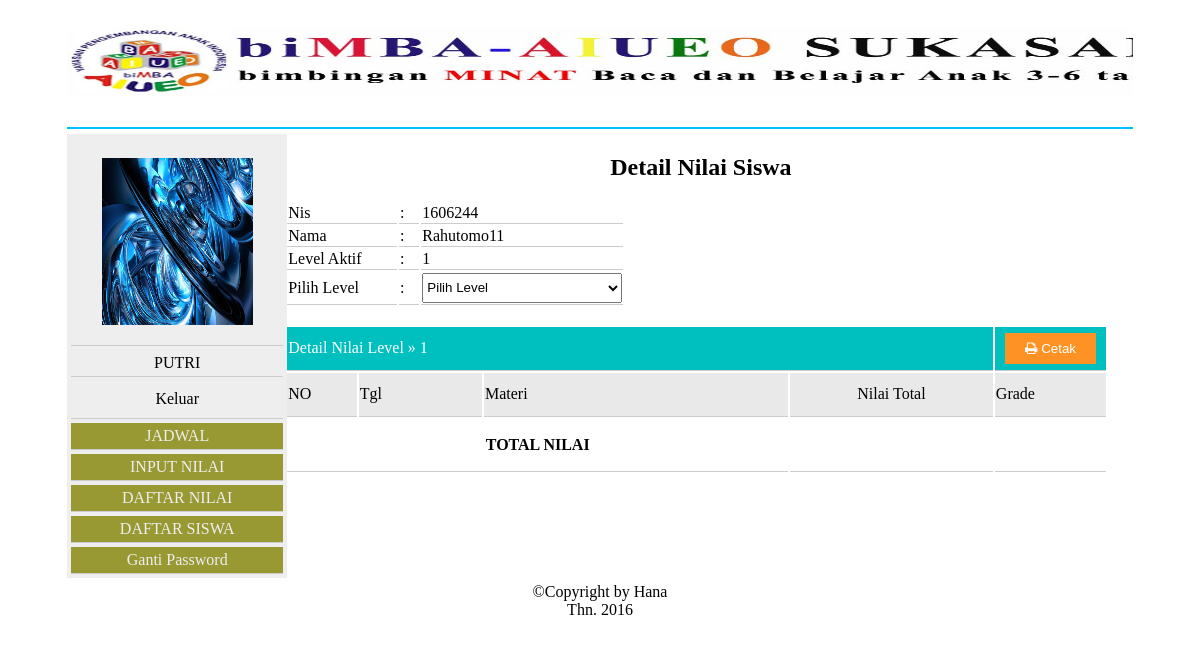
The page /guru/index.php?page=detail_nilai&nis=1606244 (signed in) on the database as committed earlier.
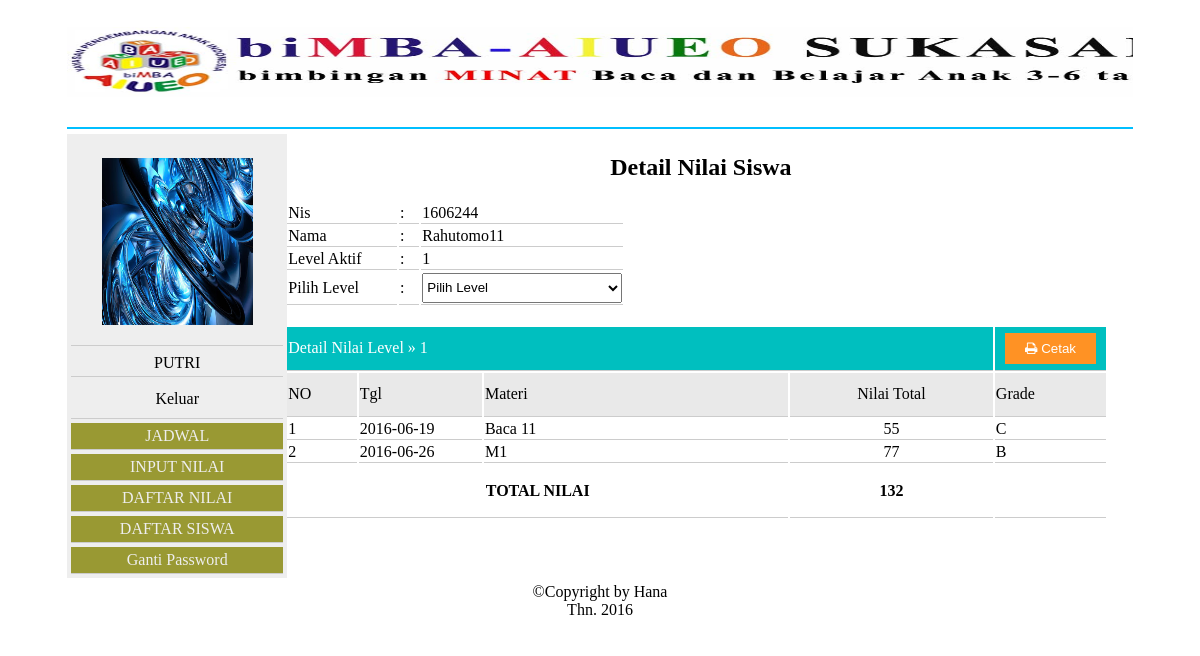
The same page on the database as committed later.
### tables this page shows
CREATE TABLE IF NOT EXISTS `siswa` (
  `nis` varchar(12) NOT NULL,
  `nm_siswa` varchar(25) NOT NULL,
  `tmptlahir_siswa` varchar(20) NOT NULL,
  `tgllahir_siswa` date NOT NULL,
  `jns_kel` enum('laki-laki','perempuan') NOT NULL,
  `agama` varchar(10) NOT NULL,
  `alamat` text NOT NULL,
  `foto` text NOT NULL,
  `nm_ayah` varchar(25) NOT NULL,
  `agama_ayah` varchar(10) NOT NULL,
  `krj_ayah` varchar(25) NOT NULL,
  `no_ayah` varchar(12) NOT NULL,
  `nm_ibu` varchar(25) NOT NULL,
  `agama_ibu` varchar(10) NOT NULL,
  `krj_ibu` varchar(25) NOT NULL,
  `no_ibu` varchar(12) NOT NULL,
  `id_level` int(11) NOT NULL,
  `id_admin` int(11) NOT NULL,
  `status` varchar(20) NOT NULL,
  PRIMARY KEY (`nis`)
);

CREATE TABLE IF NOT EXISTS `level` (
  `id_level` int(11) NOT NULL AUTO_INCREMENT,
  `tgl_input` datetime NOT NULL,
  `level` varchar(25) NOT NULL,
  `id_admin` int(11) NOT NULL,
  PRIMARY KEY (`id_level`)
);

CREATE TABLE IF NOT EXISTS `nilai` (
  `id_nilai` int(11) NOT NULL AUTO_INCREMENT,
  `tgl_input` date NOT NULL,
  `nip` varchar(15) NOT NULL,
  `nis` varchar(12) NOT NULL,
  `id_level` varchar(15) NOT NULL,
  `id_materi` varchar(12) NOT NULL,
  `jumlah_nilai` float NOT NULL,
  `grade` char(2) NOT NULL,
  `catatan` text NOT NULL,
  PRIMARY KEY (`id_nilai`)
);

CREATE TABLE IF NOT EXISTS `materi` (
  `id_materi` int(11) NOT NULL AUTO_INCREMENT,
  `tgl_input` date NOT NULL,
  `materi` varchar(25) NOT NULL,
  `id_admin` int(11) NOT NULL,
  `id_level` int(11) NOT NULL,
  PRIMARY KEY (`id_materi`)
);

### guru/detail_nilai.php (the view, shortened to what this page needs)
<h2 align="center">Detail Nilai Siswa</h2>
   <form action="laporan_nilai.php" method="post" target="new">
<div id="hdrbox">
<?php
  $nis=$_GET['nis'];
  $cari=mysql_query("select*from siswa a
  inner join level b on a.id_level=b.id_level
   where nis='$nis' LIMIT 1");
  while($row=mysql_fetch_array($cari)){
	  $nomor_level=$row['id_level'];
?>
<table width="340" border="0">
  <tr>
    <td width="136">Nis</td>
    <td width="24">:</td>
    <td width="158"><?php echo $row['nis'];?>
      <input type="hidden" name="nis" id="nis" value="<?php echo $row['nis'];?>" /></td>
  </tr>
  <tr>
    <td>Nama</td>
    <td>:</td>
    <td><?php echo $row['nm_siswa'];?>
      <input type="hidden" name="nama" id="nama" value="<?php echo $row['nm_siswa'];?>" /></td>
  </tr>
  <tr>
    <td>Level Aktif</td>
    <td>:</td>
    <td><?php echo $row['id_level'];?></td>
  </tr>
  <tr>
    <td>Pilih Level</td>
    <td>:</td>
    <td><select name="level" required="required" id="level" onchange="return sorting()" style="height:30px; width:200px">
      <option value="">Pilih Level</option>
    </select></td>
  </tr>
</table>
<?php } ?>
</div>
<div id="boxtabel">
<table width="99%" id="tabelnilai">
<tr bgcolor="#00BFBF">
  <td height="41" colspan="4" style="color:#FFF">Detail Nilai Level &raquo;  <?php echo $nomor_level ;?></td>
  <td align="center">
 <button class="submit" type="submit" style="padding:8px 20px; background-color:#FF9224; border:none; color:white; cursor:pointer"><i class="fa fa-print"></i> Cetak</button>
  </td>
</tr>
<tr bgcolor="#E9E9E9">
  <td width="46">NO</td>
  <td width="83" height="41"><div align="">Tgl</div></td>
  <td width="208"><div align="">Materi</div></td>
  <td width="138"><div align="center">Nilai Total</div></td>
  <td width="74">Grade</td>
</tr>
  <?php
$no='1';
$str=mysql_query("select *
	from nilai a
	left join siswa b on a.nis=b.nis
	inner join materi c on a.id_materi=c.id_materi
	WHERE b.nis='$nis' AND a.id_level='$nomor_level'
	ORDER BY c.materi");
while($dt_siswa=mysql_fetch_array($str)){
	$nilai=$dt_siswa['jumlah_nilai'];
	$t_nilai+=$nilai;
?>
  <tr>
    <td><?php echo $no; ?></td>
    <td><div align=""><?php echo $dt_siswa['tgl_input']; ?></div></td>
    <td><div align=""><?php echo $dt_siswa['materi']; ?></div></td>
    <td><div align="center"><?php echo $dt_siswa['jumlah_nilai']; ?></div></td>
    <td><?php echo $dt_siswa['grade']; ?></td>
    </tr>
	<?php $no++; }?>
  <tr>
    <td height="50" colspan="3"><div align="center"><strong>TOTAL NILAI</strong></div></td>
    <td><div align="center"><strong><?php echo $t_nilai; ?></strong></div></td>
    <td>&nbsp;</td>
  </tr>
<br />
</table>
</div>
 </form>

Rows that differ between the two databases and show on the page:
added nilai: id_materi.tgl_input "2016-06-19", id_materi.materi "Baca 11", jumlah_nilai "55", grade "C"
added nilai: id_materi.tgl_input "2016-06-26", id_materi.materi "M1", jumlah_nilai "77", grade "B"
Other text that changed with them:
$t_nilai: (not shown) → "132"
